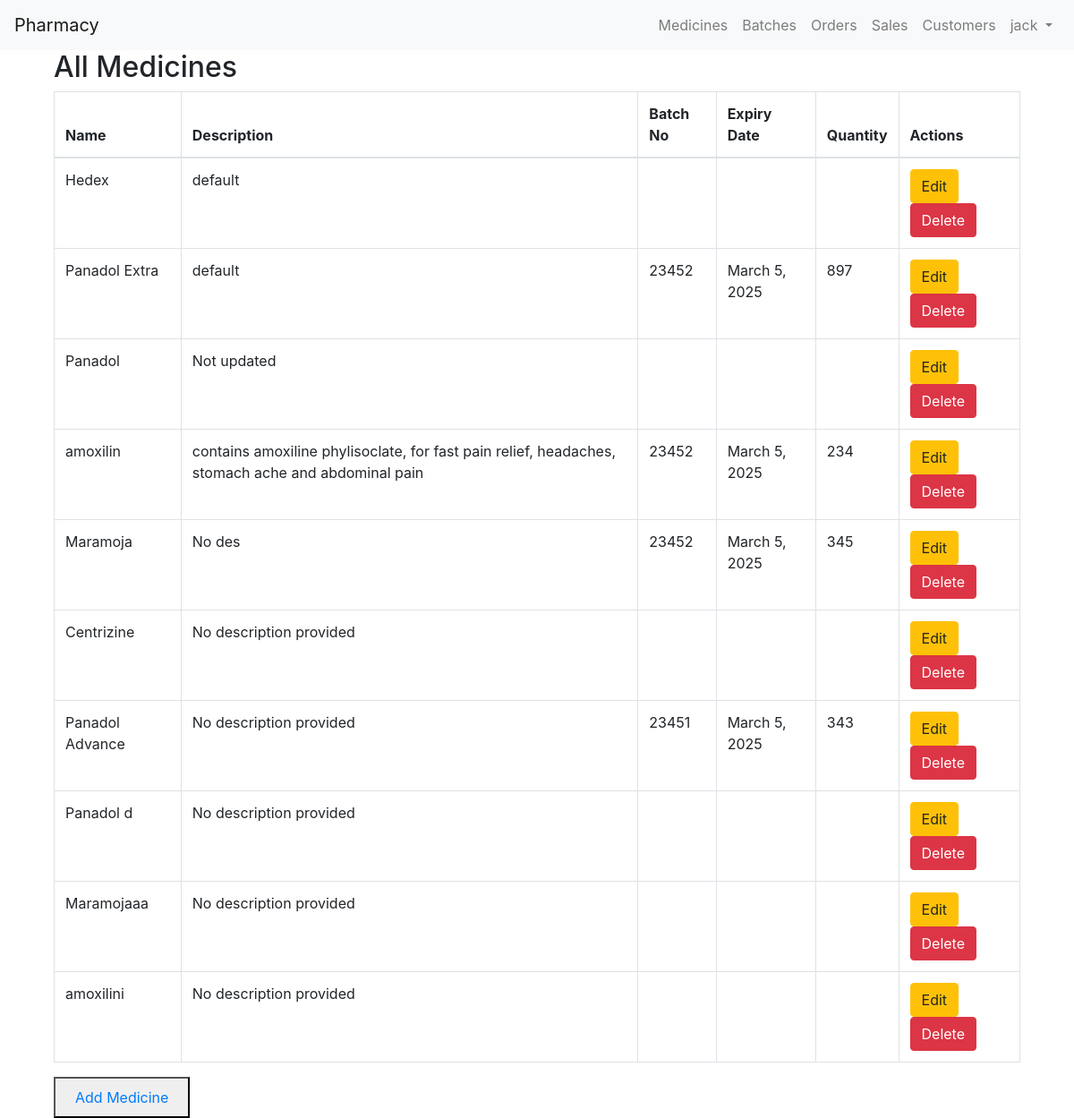
Screenshot of /medicines/ (signed in) with the database file from the repository.
### chemistApi/models.py (models this page shows, shortened)
class Medicine(models.Model):
    name = models.CharField(max_length=255)
    description = models.TextField(default='No description provided')

class Batch(models.Model):
    medicine = models.ForeignKey(
        Medicine, on_delete=models.CASCADE, related_name='batches')
    batch_no = models.CharField(max_length=100)
    expiry_date = models.DateField()
    quantity = models.PositiveIntegerField(null=True)

### chemistApi/views.py (the view)
# urls.py: path('medicines/', views.MedicineListView.as_view(), name='medicine_list'),
@method_decorator(login_required, name='dispatch')
class MedicineListView(ListView):
    model = Medicine
    template_name = 'medicine_list.html'
    context_object_name = 'medicines'
    def get_queryset(self):
        return Medicine.objects.all().prefetch_related('batches')
    def get_context_data(self, **kwargs):
        context = super().get_context_data(**kwargs)
        context['additional_info'] = 'Additional information here'
        return context

### chemistApi/templates/medicine_list.html
{% extends 'base.html' %}
{% block content %}
<div class="container">
  <h2>All Medicines</h2>
  <table class="table table-bordered">
    <thead>
      <tr>
        <th>Name</th>
        <th>Description</th>
        <th>Batch No</th>
        <th>Expiry Date</th>
        <th>Quantity</th>
        <th>Actions</th>
      </tr>
    </thead>
    <tbody>
      {% for medicine in medicines %}
      <tr>
        <td>{{ medicine.name }}</td>
		<td>{{medicine.description}}</td>
        <td>
          {% for batch in medicine.batches.all %}
            {{ batch.batch_no }}{% if not forloop.last %}, {% endif %}
          {% endfor %}
        </td>
        <td>
          {% for batch in medicine.batches.all %}
            {{ batch.expiry_date }}{% if not forloop.last %}, {% endif %}
          {% endfor %}
        </td>
        <td>
          {% for batch in medicine.batches.all %}
            {{ batch.quantity }}{% if not forloop.last %}, {% endif %}
          {% endfor %}
        </td>
        <td>
          <a href="{% url 'medicine_update' medicine.pk %}" class="btn btn-warning">Edit</a>
          <a href="{% url 'medicine_delete' medicine.pk %}" class="btn btn-danger">Delete</a>
        </td>
      </tr>
      {% endfor %}
    </tbody>
  </table>
  <button>
    <a class="nav-link" href="{% url 'add_medicine' %}">Add Medicine</a>
  </button>
</div>
{% endblock %}

### chemistApi/templates/base.html (shortened to what this page needs)
<!DOCTYPE html>
<html lang="en">
<head>
    <link rel="stylesheet" href="https://stackpath.bootstrapcdn.com/bootstrap/4.3.1/css/bootstrap.min.css">
</head>
<body>
    <nav class="navbar navbar-expand-lg navbar-light bg-light">
        <a class="navbar-brand" href="{% url 'index' %}">Pharmacy</a>
        <div class="collapse navbar-collapse" id="navbarNav">
            <ul class="navbar-nav ml-auto">
                {% if user.is_authenticated %}
                <li class="nav-item">
                    <a class="nav-link" href=" {%url 'medicine_list'%}">Medicines</a>
                </li>
                <li class="nav-item">
                    <a class="nav-link" href=" {%url 'batch_list'%}">Batches</a>
                </li>
                <li class="nav-item">
                    <a class="nav-link" href="">Orders</a>
                </li>
                <li class="nav-item">
                    <a class="nav-link" href="">Sales</a>
                </li>
                <li class="nav-item">
                    <a class="nav-link" href="">Customers</a>
                </li>
                    <li class="nav-item dropdown">
                        <a class="nav-link dropdown-toggle" href="#" id="navbarDropdown" role="button" data-toggle="dropdown" aria-haspopup="true" aria-expanded="false">
                            {{ user.username }}
                        </a>
                    </li>
                {% endif %}
            </ul>
        </div>
    </nav>
    <div class="container">
        {% block content %}
        {% endblock %}
    </div>
</body>
</html>

### rows the page displays
Medicine: name "Hedex", description "default"
Medicine: name "Panadol Extra", description "default"
Batch: batch_no "23452", expiry_date "March 5, 2025", quantity "897"
Medicine: name "Panadol", description "Not updated"
Medicine: name "amoxilin", description "contains amoxiline phylisoclate, for fast pain relief, headaches, stomach ache and abdominal pain"
Batch: batch_no "23452", expiry_date "March 5, 2025", quantity "234"
Medicine: name "Maramoja", description "No des"
Batch: batch_no "23452", expiry_date "March 5, 2025", quantity "345"
Medicine: name "Centrizine", description "No description provided"
Medicine: name "Panadol Advance", description "No description provided"
Batch: batch_no "23451", expiry_date "March 5, 2025", quantity "343"
Medicine: name "Panadol d", description "No description provided"
Medicine: name "Maramojaaa", description "No description provided"
Medicine: name "amoxilini", description "No description provided"

### other values shown
{{ user.username }} "jack"
